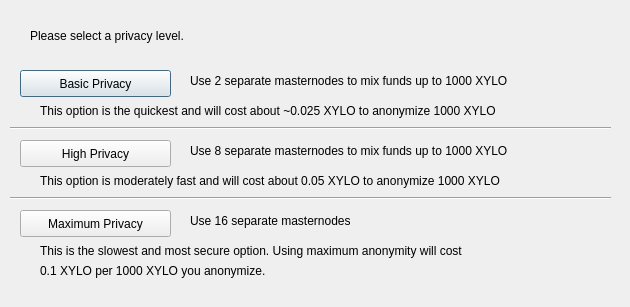
<?xml version="1.0" encoding="UTF-8"?>
<ui version="4.0">
 <class>DarksendConfig</class>
 <widget class="QDialog" name="DarksendConfig">
  <property name="geometry">
   <rect>
    <x>0</x>
    <y>0</y>
    <width>630</width>
    <height>307</height>
   </rect>
  </property>
  <property name="windowTitle">
   <string>Configure Darksend</string>
  </property>
  <widget class="QPushButton" name="buttonBasic">
   <property name="geometry">
    <rect>
     <x>20</x>
     <y>70</y>
     <width>151</width>
     <height>27</height>
    </rect>
   </property>
   <property name="text">
    <string>Basic Privacy</string>
   </property>
  </widget>
  <widget class="QPushButton" name="buttonHigh">
   <property name="geometry">
    <rect>
     <x>20</x>
     <y>140</y>
     <width>151</width>
     <height>27</height>
    </rect>
   </property>
   <property name="text">
    <string>High Privacy</string>
   </property>
  </widget>
  <widget class="QPushButton" name="buttonMax">
   <property name="geometry">
    <rect>
     <x>20</x>
     <y>210</y>
     <width>151</width>
     <height>27</height>
    </rect>
   </property>
   <property name="text">
    <string>Maximum Privacy</string>
   </property>
  </widget>
  <widget class="QLabel" name="label">
   <property name="geometry">
    <rect>
     <x>30</x>
     <y>20</y>
     <width>571</width>
     <height>31</height>
    </rect>
   </property>
   <property name="text">
    <string>Please select a privacy level.</string>
   </property>
  </widget>
  <widget class="QLabel" name="label_2">
   <property name="geometry">
    <rect>
     <x>190</x>
     <y>70</y>
     <width>421</width>
     <height>21</height>
    </rect>
   </property>
   <property name="text">
    <string>Use 2 separate masternodes to mix funds up to 1000 XYLO</string>
   </property>
  </widget>
  <widget class="QLabel" name="label_3">
   <property name="geometry">
    <rect>
     <x>190</x>
     <y>140</y>
     <width>411</width>
     <height>21</height>
    </rect>
   </property>
   <property name="text">
    <string>Use 8 separate masternodes to mix funds up to 1000 XYLO</string>
   </property>
  </widget>
  <widget class="QLabel" name="label_4">
   <property name="geometry">
    <rect>
     <x>190</x>
     <y>210</y>
     <width>421</width>
     <height>21</height>
    </rect>
   </property>
   <property name="text">
    <string>Use 16 separate masternodes</string>
   </property>
  </widget>
  <widget class="QLabel" name="label_6">
   <property name="geometry">
    <rect>
     <x>40</x>
     <y>100</y>
     <width>561</width>
     <height>21</height>
    </rect>
   </property>
   <property name="text">
    <string>This option is the quickest and will cost about ~0.025 XYLO to anonymize 1000 XYLO</string>
   </property>
  </widget>
  <widget class="QLabel" name="label_7">
   <property name="geometry">
    <rect>
     <x>40</x>
     <y>170</y>
     <width>561</width>
     <height>21</height>
    </rect>
   </property>
   <property name="text">
    <string>This option is moderately fast and will cost about 0.05 XYLO to anonymize 1000 XYLO</string>
   </property>
  </widget>
  <widget class="QLabel" name="label_8">
   <property name="geometry">
    <rect>
     <x>40</x>
     <y>240</y>
     <width>561</width>
     <height>21</height>
    </rect>
   </property>
   <property name="text">
    <string>This is the slowest and most secure option. Using maximum anonymity will cost</string>
   </property>
  </widget>
  <widget class="QLabel" name="label_9">
   <property name="geometry">
    <rect>
     <x>40</x>
     <y>260</y>
     <width>561</width>
     <height>21</height>
    </rect>
   </property>
   <property name="text">
    <string>0.1 XYLO per 1000 XYLO you anonymize.</string>
   </property>
  </widget>
  <widget class="Line" name="line">
   <property name="geometry">
    <rect>
     <x>10</x>
     <y>120</y>
     <width>601</width>
     <height>16</height>
    </rect>
   </property>
   <property name="orientation">
    <enum>Qt::Horizontal</enum>
   </property>
  </widget>
  <widget class="Line" name="line_2">
   <property name="geometry">
    <rect>
     <x>10</x>
     <y>190</y>
     <width>601</width>
     <height>16</height>
    </rect>
   </property>
   <property name="orientation">
    <enum>Qt::Horizontal</enum>
   </property>
  </widget>
 </widget>
 <resources/>
 <connections/>
</ui>
